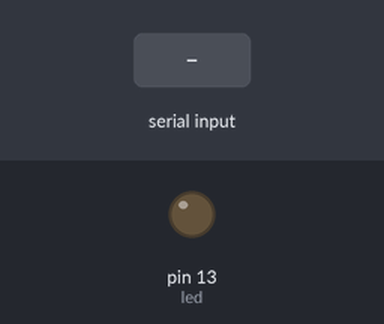
The sketch below on a simulated Arduino Uno, built with avr-gcc and run on an emulated ATmega328P. On the bench: output pins drawn as LEDs (lit = HIGH). The test bench sets the inputs (shaded band).

Above: at 1.2 s.
1.3 s: "a" received over Serial
At 1.8 s:
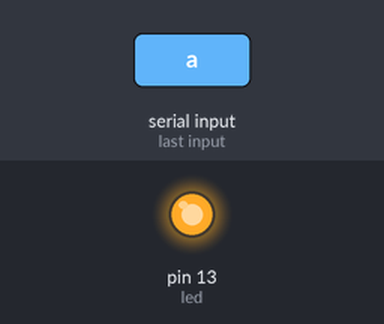
Timing chart, 0 to 4.3 s (numbered marks = the images above; inputs shaded):
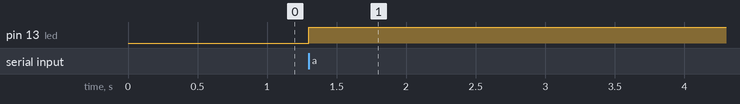

The sketch:

entrada_serial.ino
```cpp
int led = 13; // Pin donde se encuentra el LED, salida
char leer; // Variable donde se almacena la letra
boolean prendido=false; // Estado LED la primera vez, apagado
void setup() // Se ejecuta cada vez que el Arduino se inicia
{
    Serial.begin(9600); // Inicia comunicación serial
    pinMode(led, OUTPUT); // Configurar el LED como una salida
}
void loop() // Esta función se mantiene ejecutando
{ // Cuando este energizado el Arduino
// Guardar en una variable el valor de la consola serial
    leer=Serial.read(); // Espera a recibir un Byte por el Puerto Serial
// Si es la letra 'a' y además el LED está apagado
if ( (leer=='a') && (prendido==false) )
{
    digitalWrite(led,HIGH); // Enciende el LED
    prendido=true; // Actualiza el estado del LED
}
// Si es la letra 'a' y además el LED está encendido
else if ( (leer=='a') && (prendido==true) )
 {
   digitalWrite(led,LOW); // Apaga el LED
   prendido=false; // Actualiza el estado del LED
 }
}
```

Measured:
- after the input at 1.3 s, pin 13 (led): LOW → HIGH at once
